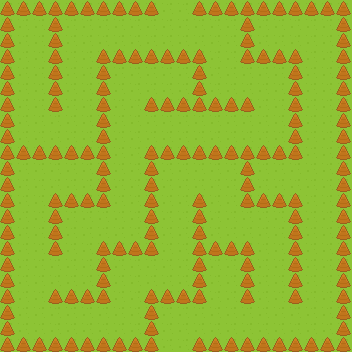

The image is a tile-based game level rendered from a .tmx file. Its description and complete source (layers, tilesets, objects, tile grids) follow:
An orthogonal 22x22 tile map with 16x16 px tiles, 2 tile layers (Tile Layer 1, Tile Layer 2).

<map version="1.0" orientation="orthogonal" renderorder="right-down" width="22" height="22" tilewidth="16" tileheight="16" nextobjectid="1">
 <tileset firstgid="1" name="roguelikeSheet_transparent" tilewidth="16" tileheight="16" spacing="4" tilecount="1767" columns="57">
  <image source="../Spritesheet/roguelikeSheet_transparent.png" width="1136" height="616" />
 </tileset>
 <layer name="Tile Layer 1" width="22" height="22">
  <data encoding="csv">
63,63,63,63,63,63,63,63,63,63,63,63,63,63,63,63,63,63,63,63,63,63,
63,63,63,63,63,63,63,63,63,63,63,63,63,63,63,63,63,63,63,63,63,63,
63,63,63,63,63,63,63,63,63,63,63,63,63,63,63,63,63,63,63,63,63,63,
63,63,63,63,63,63,63,63,63,63,63,63,63,63,63,63,63,63,63,63,63,63,
63,63,63,63,63,63,63,63,63,63,63,63,63,63,63,63,63,63,63,63,63,63,
63,63,63,63,63,63,63,63,63,63,63,63,63,63,63,63,63,63,63,63,63,63,
63,63,63,63,63,63,63,63,63,63,63,63,63,63,63,63,63,63,63,63,63,63,
63,63,63,63,63,63,63,63,63,63,63,63,63,63,63,63,63,63,63,63,63,63,
63,63,63,63,63,63,63,63,63,63,63,63,63,63,63,63,63,63,63,63,63,63,
63,63,63,63,63,63,63,63,63,63,63,63,63,63,63,63,63,63,63,63,63,63,
63,63,63,63,63,63,63,63,63,63,63,63,63,63,63,63,63,63,63,63,63,63,
63,63,63,63,63,63,63,63,63,63,63,63,63,63,63,63,63,63,63,63,63,63,
63,63,63,63,63,63,63,63,63,63,63,63,63,63,63,63,63,63,63,63,63,63,
63,63,63,63,63,63,63,63,63,63,63,63,63,63,63,63,63,63,63,63,63,63,
63,63,63,63,63,63,63,63,63,63,63,63,63,63,63,63,63,63,63,63,63,63,
63,63,63,63,63,63,63,63,63,63,63,63,63,63,63,63,63,63,63,63,63,63,
63,63,63,63,63,63,63,63,63,63,63,63,63,63,63,63,63,63,63,63,63,63,
63,63,63,63,63,63,63,63,63,63,63,63,63,63,63,63,63,63,63,63,63,63,
63,63,63,63,63,63,63,63,63,63,63,63,63,63,63,63,63,63,63,63,63,63,
63,63,63,63,63,63,63,63,63,63,63,63,63,63,63,63,63,63,63,63,63,63,
63,63,63,63,63,63,63,63,63,63,63,63,63,63,63,63,63,63,63,63,63,63,
63,63,63,63,63,63,63,63,63,63,63,63,63,63,63,63,63,63,63,63,63,63
</data>
 </layer>
 <layer name="Tile Layer 2" width="22" height="22">
  <data encoding="csv">
531,531,531,531,531,531,531,531,531,531,0,0,531,531,531,531,531,531,531,531,531,531,
531,0,0,531,0,0,0,0,0,0,0,0,0,0,0,531,0,0,0,0,0,531,
531,0,0,531,0,0,0,0,0,0,0,0,0,0,0,531,0,0,0,0,0,531,
531,0,0,531,0,0,531,531,531,531,531,531,531,0,0,531,531,531,531,0,0,531,
531,0,0,531,0,0,531,0,0,0,0,0,531,0,0,0,0,0,531,0,0,531,
531,0,0,531,0,0,531,0,0,0,0,0,531,0,0,0,0,0,531,0,0,531,
531,0,0,531,0,0,531,0,0,531,531,531,531,531,531,531,0,0,531,0,0,531,
531,0,0,0,0,0,531,0,0,0,0,0,0,0,0,0,0,0,531,0,0,531,
531,0,0,0,0,0,531,0,0,0,0,0,0,0,0,0,0,0,531,0,0,531,
531,531,531,531,531,531,531,0,0,531,531,531,531,531,531,531,531,531,531,0,0,531,
531,0,0,0,0,0,531,0,0,531,0,0,0,0,0,531,0,0,0,0,0,531,
531,0,0,0,0,0,531,0,0,531,0,0,0,0,0,531,0,0,0,0,0,531,
531,0,0,531,531,531,531,0,0,531,0,0,531,0,0,531,531,531,531,0,0,531,
531,0,0,531,0,0,0,0,0,531,0,0,531,0,0,0,0,0,531,0,0,531,
531,0,0,531,0,0,0,0,0,531,0,0,531,0,0,0,0,0,531,0,0,531,
531,0,0,531,0,0,531,531,531,531,0,0,531,531,531,531,0,0,531,0,0,531,
531,0,0,0,0,0,531,0,0,0,0,0,531,0,0,531,0,0,531,0,0,531,
531,0,0,0,0,0,531,0,0,0,0,0,531,0,0,531,0,0,531,0,0,531,
531,0,0,531,531,531,531,0,0,531,531,531,531,0,0,531,0,0,531,0,0,531,
531,0,0,0,0,0,0,0,0,531,0,0,0,0,0,0,0,0,0,0,0,531,
531,0,0,0,0,0,0,0,0,531,0,0,0,0,0,0,0,0,0,0,0,531,
531,531,531,531,531,531,531,531,531,531,0,0,531,531,531,531,531,531,531,531,531,531
</data>
 </layer>
</map>
